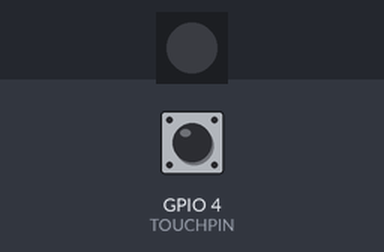
A sketch run on a simulated ESP32. Parts: 1 RGB LEDs in strip order, left to right. The test bench sets the inputs (shaded band); at power-on: GPIO 4 (TOUCHPIN) HIGH. The strip is taken to match the declared colour order; random numbers use the default seed unless the sketch sets one; what the sketch prints to the serial monitor is not drawn.

Above: at 0.5 s.
Timing chart, 0 to 2.0 s (numbered marks = the images above):
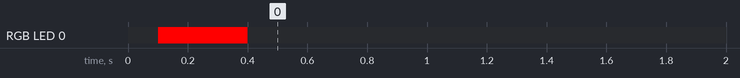

The sketch:

CCI_WEEK6_OTM.ino
```cpp
/*Week 6 CCI Diploma - One to many by Andy Sheen */

//MAKE SURE YOU HAVE CHANGED YOU BOARD TO ESP32 DEV MODULE in Tools > Board.
//https://docs.espressif.com/projects/arduino-esp32/en/latest/installing.html


#include <esp_now.h>
#include <WiFi.h>

//MAKE SURE YOU DOWNLOAD THE ADAFRUIT NEOPIXEL LIBRARY FROM LIBRARY MANAGER
#include <Adafruit_NeoPixel.h>


// Neopixel definitions
#define LEDPIN  5
#define NUMPIXELS 1

// Touch sensor definitions
#define TOUCHPIN 4
#define TOUCHTHRESHOLD 30

bool isTouched = false;

// Program variables
int CHANNEL = 0;
int incomingID;
int incomingHue;
int sizeOfClass = 42;//update to class size

int myHue = 0; //pick a hue colour between 0 - 65535
int myID = 20; // change this to be your ID number (between 0 and class size)

//initialise Leds
Adafruit_NeoPixel pixels(NUMPIXELS, LEDPIN, NEO_RGB + NEO_KHZ800);


// REPLACE WITH THE RECEIVER'S MAC Address
uint8_t broadcastAddress[] = {0xFF, 0xFF, 0xFF, 0xFF, 0xFF, 0xFF};

// Structure example to send data
// Must match the receiver structure
typedef struct struct_message {
  int id;
  int hue;
} struct_message;

//Create a struct_message called myData
struct_message sendData;
//Create a struct_message called myData
struct_message receiveData;

// callback when data is sent
void OnDataSent(const uint8_t *mac_addr, esp_now_send_status_t status) {
  Serial.print("Last Packet Sent to ID: ");
  Serial.println(sendData.id);
}

// Callback when data is received
void OnDataRecv(const uint8_t * mac, const uint8_t *incomingData, int len) {
  memcpy(&receiveData, incomingData, sizeof(receiveData));
  incomingID = receiveData.id;
  incomingHue = receiveData.hue;
  processData();
}

void processData() {
  //if received data is my ID
  if (incomingID == myID) {
    Serial.println("I've been sent a message!");
    //set led to incoming colour
    pixels.setPixelColor(0, pixels.ColorHSV(incomingHue));
    pixels.show();   // Send the updated color to the led.
    delay(300);
    //turn off after 300ms
    pixels.clear();
    pixels.show();
  }
}

void setup() {
  // Init Serial Monitor
  Serial.begin(115200);

  // Set device as a Wi-Fi Station
  WiFi.mode(WIFI_STA);
  Serial.println(WiFi.macAddress());
  esp_wifi_start();
  esp_wifi_set_promiscuous(true);
  esp_wifi_set_channel(CHANNEL, WIFI_SECOND_CHAN_NONE);

  // Init ESP-NOW
  if (esp_now_init() != ESP_OK) {
    Serial.println("Error initializing ESP-NOW");
    return;
  }

  // Once ESPNow is successfully Init, we will register for Send CallBack to
  // get the status of Trasnmitted packet
  esp_now_register_send_cb(OnDataSent);

  // Once ESPNow is successfully Init, we will register for recv CallBack to
  // get recv packer info
  esp_now_register_recv_cb(OnDataRecv);

  // Register peer
  esp_now_peer_info_t peerInfo;
  memcpy(peerInfo.peer_addr, broadcastAddress, 6);
  peerInfo.channel = CHANNEL;
  peerInfo.encrypt = false;
  esp_now_add_peer(&peerInfo);

  delay(100);

  //set up leds
  pixels.begin();


  //blink led red on start up to see if it's working!
  pixels.setPixelColor(0, pixels.ColorHSV(0));
  pixels.show();   // Send the updated color to the led.
  delay(300);
  pixels.clear();
  pixels.show();

}

void loop() {

  // if capacitive touch is triggered
  if (touchRead(TOUCHPIN) > TOUCHTHRESHOLD && isTouched == false) {
    Serial.println("I'm going to send a message!");

    //set our debouncing boolean to true
    isTouched = true;

    // Set values to send. ID to send will be random
    sendData.id = random(sizeOfClass + 1);
    sendData.hue = myHue;

    // Send message via ESP-NOW
    esp_err_t result = esp_now_send(broadcastAddress, (uint8_t *) &sendData, sizeof(sendData));
    delay(30);
  }

  // capacitive touch debouncing
  if (touchRead(TOUCHPIN) < TOUCHTHRESHOLD && isTouched == true) {
    //set out debouncing boolean to false
    isTouched = false;
  }


}
```

Measured:
- by itself, RGB LED 0: off → RGB(255, 0, 0) at 0.10 s, → off 0.30 s later
